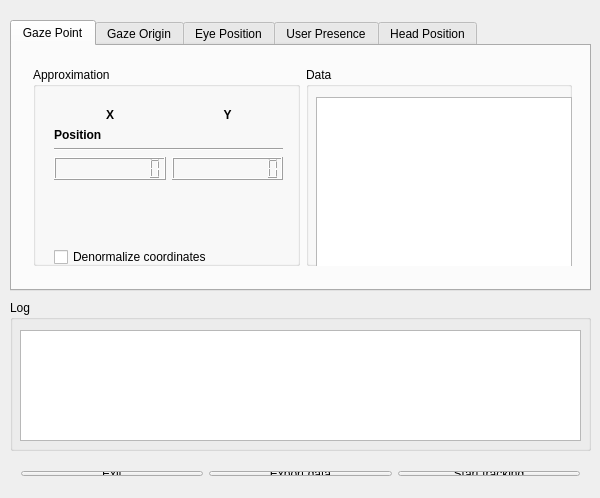
<?xml version="1.0" encoding="UTF-8"?>
<ui version="4.0">
 <class>QTobiiDevTrackWindow</class>
 <widget class="QMainWindow" name="QTobiiDevTrackWindow">
  <property name="geometry">
   <rect>
    <x>0</x>
    <y>0</y>
    <width>600</width>
    <height>498</height>
   </rect>
  </property>
  <property name="windowTitle">
   <string>QTobiiDevTrack</string>
  </property>
  <widget class="QWidget" name="centralWidget">
   <widget class="QTabWidget" name="trackingBox">
    <property name="geometry">
     <rect>
      <x>10</x>
      <y>20</y>
      <width>581</width>
      <height>271</height>
     </rect>
    </property>
    <property name="tabPosition">
     <enum>QTabWidget::North</enum>
    </property>
    <property name="tabShape">
     <enum>QTabWidget::Rounded</enum>
    </property>
    <property name="currentIndex">
     <number>0</number>
    </property>
    <widget class="QWidget" name="gazePointTab">
     <attribute name="title">
      <string>Gaze Point</string>
     </attribute>
     <widget class="QWidget" name="">
      <property name="geometry">
       <rect>
        <x>10</x>
        <y>10</y>
        <width>561</width>
        <height>221</height>
       </rect>
      </property>
      <layout class="QHBoxLayout" name="gazePointTabLayout">
       <item>
        <widget class="QGroupBox" name="gazePointApproxBox">
         <property name="title">
          <string>Approximation</string>
         </property>
         <widget class="QWidget" name="layoutWidget_7">
          <property name="geometry">
           <rect>
            <x>10</x>
            <y>30</y>
            <width>251</width>
            <height>181</height>
           </rect>
          </property>
          <layout class="QGridLayout" name="gazePointApproxBox_2">
           <item row="2" column="0" colspan="2">
            <widget class="QLabel" name="gazePointPositionLabel">
             <property name="font">
              <font>
               <weight>75</weight>
               <bold>true</bold>
              </font>
             </property>
             <property name="text">
              <string>Position</string>
             </property>
            </widget>
           </item>
           <item row="7" column="0" colspan="2">
            <widget class="QCheckBox" name="gazePointDenormalizeCheckBox">
             <property name="text">
              <string>Denormalize coordinates</string>
             </property>
            </widget>
           </item>
           <item row="1" column="0">
            <widget class="QLabel" name="gazePointXLabel">
             <property name="font">
              <font>
               <pointsize>9</pointsize>
               <weight>75</weight>
               <bold>true</bold>
              </font>
             </property>
             <property name="text">
              <string>X</string>
             </property>
             <property name="alignment">
              <set>Qt::AlignCenter</set>
             </property>
            </widget>
           </item>
           <item row="1" column="1">
            <widget class="QLabel" name="gazePointYLabel">
             <property name="font">
              <font>
               <pointsize>9</pointsize>
               <weight>75</weight>
               <bold>true</bold>
              </font>
             </property>
             <property name="text">
              <string>Y</string>
             </property>
             <property name="alignment">
              <set>Qt::AlignCenter</set>
             </property>
            </widget>
           </item>
           <item row="5" column="0">
            <widget class="QLCDNumber" name="gazePointXValue">
             <property name="smallDecimalPoint">
              <bool>false</bool>
             </property>
             <property name="digitCount">
              <number>10</number>
             </property>
             <property name="value" stdset="0">
              <double>0.000000000000000</double>
             </property>
            </widget>
           </item>
           <item row="5" column="1">
            <widget class="QLCDNumber" name="gazePointYValue">
             <property name="smallDecimalPoint">
              <bool>false</bool>
             </property>
             <property name="digitCount">
              <number>10</number>
             </property>
             <property name="value" stdset="0">
              <double>0.000000000000000</double>
             </property>
            </widget>
           </item>
           <item row="3" column="0" colspan="2">
            <widget class="Line" name="gazePointLine">
             <property name="orientation">
              <enum>Qt::Horizontal</enum>
             </property>
            </widget>
           </item>
           <item row="6" column="0" colspan="2">
            <spacer name="gazePointSpacer">
             <property name="orientation">
              <enum>Qt::Vertical</enum>
             </property>
             <property name="sizeHint" stdset="0">
              <size>
               <width>20</width>
               <height>30</height>
              </size>
             </property>
            </spacer>
           </item>
          </layout>
         </widget>
        </widget>
       </item>
       <item>
        <widget class="QGroupBox" name="gazePointOutputBox">
         <property name="title">
          <string>Data</string>
         </property>
         <widget class="QTextBrowser" name="gazePointOutputBrowser">
          <property name="geometry">
           <rect>
            <x>10</x>
            <y>30</y>
            <width>256</width>
            <height>181</height>
           </rect>
          </property>
         </widget>
        </widget>
       </item>
      </layout>
     </widget>
    </widget>
    <widget class="QWidget" name="gazeOriginTab">
     <attribute name="title">
      <string>Gaze Origin</string>
     </attribute>
     <widget class="QWidget" name="">
      <property name="geometry">
       <rect>
        <x>10</x>
        <y>10</y>
        <width>561</width>
        <height>221</height>
       </rect>
      </property>
      <layout class="QHBoxLayout" name="gazeOriginTabLabout">
       <item>
        <widget class="QGroupBox" name="gazeOriginApproxBox">
         <property name="title">
          <string>Approximation</string>
         </property>
         <widget class="QWidget" name="layoutWidget_5">
          <property name="geometry">
           <rect>
            <x>10</x>
            <y>30</y>
            <width>251</width>
            <height>181</height>
           </rect>
          </property>
          <layout class="QGridLayout" name="gazeOriginApproxLayout">
           <item row="2" column="0" colspan="3">
            <widget class="QLabel" name="gazeOriginLeftEyeLabel">
             <property name="font">
              <font>
               <weight>75</weight>
               <bold>true</bold>
              </font>
             </property>
             <property name="text">
              <string>Left Eye</string>
             </property>
            </widget>
           </item>
           <item row="1" column="2">
            <widget class="QLabel" name="gazeOriginZLabel">
             <property name="font">
              <font>
               <pointsize>9</pointsize>
               <weight>75</weight>
               <bold>true</bold>
              </font>
             </property>
             <property name="text">
              <string>Z</string>
             </property>
             <property name="alignment">
              <set>Qt::AlignCenter</set>
             </property>
            </widget>
           </item>
           <item row="1" column="0">
            <widget class="QLabel" name="gazeOriginXLabel">
             <property name="font">
              <font>
               <pointsize>9</pointsize>
               <weight>75</weight>
               <bold>true</bold>
              </font>
             </property>
             <property name="text">
              <string>X</string>
             </property>
             <property name="alignment">
              <set>Qt::AlignCenter</set>
             </property>
            </widget>
           </item>
           <item row="1" column="1">
            <widget class="QLabel" name="gazeOriginYLabel">
             <property name="font">
              <font>
               <pointsize>9</pointsize>
               <weight>75</weight>
               <bold>true</bold>
              </font>
             </property>
             <property name="text">
              <string>Y</string>
             </property>
             <property name="alignment">
              <set>Qt::AlignCenter</set>
             </property>
            </widget>
           </item>
           <item row="5" column="2">
            <widget class="QLCDNumber" name="gazeOriginLeftEyeZValue">
             <property name="smallDecimalPoint">
              <bool>false</bool>
             </property>
             <property name="value" stdset="0">
              <double>0.000000000000000</double>
             </property>
            </widget>
           </item>
           <item row="5" column="0">
            <widget class="QLCDNumber" name="gazeOriginLeftEyeXValue">
             <property name="smallDecimalPoint">
              <bool>false</bool>
             </property>
             <property name="value" stdset="0">
              <double>0.000000000000000</double>
             </property>
            </widget>
           </item>
           <item row="5" column="1">
            <widget class="QLCDNumber" name="gazeOriginLeftEyeYValue">
             <property name="smallDecimalPoint">
              <bool>false</bool>
             </property>
             <property name="value" stdset="0">
              <double>0.000000000000000</double>
             </property>
            </widget>
           </item>
           <item row="8" column="1">
            <widget class="QLCDNumber" name="gazeOriginRightEyeYValue">
             <property name="smallDecimalPoint">
              <bool>false</bool>
             </property>
             <property name="value" stdset="0">
              <double>0.000000000000000</double>
             </property>
            </widget>
           </item>
           <item row="3" column="0" colspan="3">
            <widget class="Line" name="gazeOriginFirstLine">
             <property name="orientation">
              <enum>Qt::Horizontal</enum>
             </property>
            </widget>
           </item>
           <item row="8" column="2">
            <widget class="QLCDNumber" name="gazeOriginRightEyeZValue">
             <property name="smallDecimalPoint">
              <bool>false</bool>
             </property>
             <property name="value" stdset="0">
              <double>0.000000000000000</double>
             </property>
            </widget>
           </item>
           <item row="8" column="0">
            <widget class="QLCDNumber" name="gazeOriginRightEyeXValue">
             <property name="smallDecimalPoint">
              <bool>false</bool>
             </property>
             <property name="value" stdset="0">
              <double>0.000000000000000</double>
             </property>
            </widget>
           </item>
           <item row="6" column="0" colspan="3">
            <widget class="QLabel" name="gazeOriginRightEyeLabel">
             <property name="font">
              <font>
               <weight>75</weight>
               <bold>true</bold>
              </font>
             </property>
             <property name="text">
              <string>Right Eye</string>
             </property>
            </widget>
           </item>
           <item row="7" column="0" colspan="3">
            <widget class="Line" name="gazeOriginSecondLine">
             <property name="orientation">
              <enum>Qt::Horizontal</enum>
             </property>
            </widget>
           </item>
          </layout>
         </widget>
        </widget>
       </item>
       <item>
        <widget class="QGroupBox" name="gazeOriginOutputBox">
         <property name="title">
          <string>Data</string>
         </property>
         <widget class="QTextBrowser" name="gazeOriginOutputBrowser">
          <property name="geometry">
           <rect>
            <x>10</x>
            <y>30</y>
            <width>256</width>
            <height>181</height>
           </rect>
          </property>
         </widget>
        </widget>
       </item>
      </layout>
     </widget>
    </widget>
    <widget class="QWidget" name="eyePosition">
     <attribute name="title">
      <string>Eye Position</string>
     </attribute>
     <widget class="QWidget" name="layoutWidget">
      <property name="geometry">
       <rect>
        <x>10</x>
        <y>10</y>
        <width>561</width>
        <height>221</height>
       </rect>
      </property>
      <layout class="QHBoxLayout" name="eyePositionTabLayout">
       <item>
        <widget class="QGroupBox" name="eyePositionApproxBox">
         <property name="title">
          <string>Approximation</string>
         </property>
         <widget class="QWidget" name="layoutWidget_6">
          <property name="geometry">
           <rect>
            <x>10</x>
            <y>30</y>
            <width>251</width>
            <height>181</height>
           </rect>
          </property>
          <layout class="QGridLayout" name="eyePositionApproxLayout">
           <item row="2" column="0" colspan="3">
            <widget class="QLabel" name="eyePositionLeftEyeLabel">
             <property name="font">
              <font>
               <weight>75</weight>
               <bold>true</bold>
              </font>
             </property>
             <property name="text">
              <string>Left Eye</string>
             </property>
            </widget>
           </item>
           <item row="1" column="2">
            <widget class="QLabel" name="eyePositionZLabel">
             <property name="font">
              <font>
               <pointsize>9</pointsize>
               <weight>75</weight>
               <bold>true</bold>
              </font>
             </property>
             <property name="text">
              <string>Z</string>
             </property>
             <property name="alignment">
              <set>Qt::AlignCenter</set>
             </property>
            </widget>
           </item>
           <item row="1" column="0">
            <widget class="QLabel" name="eyePositionXLabel">
             <property name="font">
              <font>
               <pointsize>9</pointsize>
               <weight>75</weight>
               <bold>true</bold>
              </font>
             </property>
             <property name="text">
              <string>X</string>
             </property>
             <property name="alignment">
              <set>Qt::AlignCenter</set>
             </property>
            </widget>
           </item>
           <item row="1" column="1">
            <widget class="QLabel" name="eyePositionYLabel">
             <property name="font">
              <font>
               <pointsize>9</pointsize>
               <weight>75</weight>
               <bold>true</bold>
              </font>
             </property>
             <property name="text">
              <string>Y</string>
             </property>
             <property name="alignment">
              <set>Qt::AlignCenter</set>
             </property>
            </widget>
           </item>
           <item row="5" column="2">
            <widget class="QLCDNumber" name="eyePositionLeftEyeZValue">
             <property name="smallDecimalPoint">
              <bool>false</bool>
             </property>
             <property name="value" stdset="0">
              <double>0.000000000000000</double>
             </property>
            </widget>
           </item>
           <item row="5" column="0">
            <widget class="QLCDNumber" name="eyePositionLeftEyeXValue">
             <property name="smallDecimalPoint">
              <bool>false</bool>
             </property>
             <property name="value" stdset="0">
              <double>0.000000000000000</double>
             </property>
            </widget>
           </item>
           <item row="5" column="1">
            <widget class="QLCDNumber" name="eyePositionLeftEyeYValue">
             <property name="smallDecimalPoint">
              <bool>false</bool>
             </property>
             <property name="value" stdset="0">
              <double>0.000000000000000</double>
             </property>
            </widget>
           </item>
           <item row="8" column="1">
            <widget class="QLCDNumber" name="eyePositionRightEyeYValue">
             <property name="smallDecimalPoint">
              <bool>false</bool>
             </property>
             <property name="value" stdset="0">
              <double>0.000000000000000</double>
             </property>
            </widget>
           </item>
           <item row="3" column="0" colspan="3">
            <widget class="Line" name="eyePositionFirstLine">
             <property name="orientation">
              <enum>Qt::Horizontal</enum>
             </property>
            </widget>
           </item>
           <item row="8" column="2">
            <widget class="QLCDNumber" name="eyePositionRightEyeZValue">
             <property name="smallDecimalPoint">
              <bool>false</bool>
             </property>
             <property name="value" stdset="0">
              <double>0.000000000000000</double>
             </property>
            </widget>
           </item>
           <item row="8" column="0">
            <widget class="QLCDNumber" name="eyePositionRightEyeXValue">
             <property name="smallDecimalPoint">
              <bool>false</bool>
             </property>
             <property name="value" stdset="0">
              <double>0.000000000000000</double>
             </property>
            </widget>
           </item>
           <item row="6" column="0" colspan="3">
            <widget class="QLabel" name="eyePositionRightEyeLabel">
             <property name="font">
              <font>
               <weight>75</weight>
               <bold>true</bold>
              </font>
             </property>
             <property name="text">
              <string>Right Eye</string>
             </property>
            </widget>
           </item>
           <item row="7" column="0" colspan="3">
            <widget class="Line" name="eyePositionSecondLine">
             <property name="orientation">
              <enum>Qt::Horizontal</enum>
             </property>
            </widget>
           </item>
          </layout>
         </widget>
        </widget>
       </item>
       <item>
        <widget class="QGroupBox" name="eyePositionOutputBox">
         <property name="title">
          <string>Data</string>
         </property>
         <widget class="QTextBrowser" name="eyePositionOutputBrowser">
          <property name="geometry">
           <rect>
            <x>10</x>
            <y>30</y>
            <width>256</width>
            <height>181</height>
           </rect>
          </property>
         </widget>
        </widget>
       </item>
      </layout>
     </widget>
    </widget>
    <widget class="QWidget" name="userPresence">
     <attribute name="title">
      <string>User Presence</string>
     </attribute>
     <widget class="QWidget" name="layoutWidget_2">
      <property name="geometry">
       <rect>
        <x>10</x>
        <y>10</y>
        <width>561</width>
        <height>221</height>
       </rect>
      </property>
      <layout class="QHBoxLayout" name="userPresenceTabLayout">
       <item>
        <widget class="QGroupBox" name="userPresenceApproxBox">
         <property name="title">
          <string>Approximation</string>
         </property>
         <widget class="QLabel" name="userPresenceImageLabel">
          <property name="geometry">
           <rect>
            <x>70</x>
            <y>50</y>
            <width>128</width>
            <height>128</height>
           </rect>
          </property>
          <property name="text">
           <string/>
          </property>
          <property name="pixmap">
           <pixmap resource="assets.qrc">:/assets/assets/user-black.png</pixmap>
          </property>
         </widget>
        </widget>
       </item>
       <item>
        <widget class="QGroupBox" name="userPresenceOutputBox">
         <property name="title">
          <string>Data</string>
         </property>
         <widget class="QTextBrowser" name="userPresenceOutput">
          <property name="geometry">
           <rect>
            <x>10</x>
            <y>30</y>
            <width>256</width>
            <height>181</height>
           </rect>
          </property>
          <property name="openLinks">
           <bool>false</bool>
          </property>
         </widget>
        </widget>
       </item>
      </layout>
     </widget>
    </widget>
    <widget class="QWidget" name="headPosition">
     <attribute name="title">
      <string>Head Position</string>
     </attribute>
     <widget class="QWidget" name="layoutWidget_3">
      <property name="geometry">
       <rect>
        <x>10</x>
        <y>10</y>
        <width>561</width>
        <height>221</height>
       </rect>
      </property>
      <layout class="QHBoxLayout" name="headPositionTabLayout">
       <item>
        <widget class="QGroupBox" name="headPositionApproxBox">
         <property name="title">
          <string>Approximation</string>
         </property>
         <widget class="QWidget" name="layoutWidget_8">
          <property name="geometry">
           <rect>
            <x>10</x>
            <y>30</y>
            <width>251</width>
            <height>181</height>
           </rect>
          </property>
          <layout class="QGridLayout" name="headPositionApproxLayout">
           <item row="2" column="0" colspan="3">
            <widget class="QLabel" name="headPositionPositionLabel">
             <property name="font">
              <font>
               <weight>75</weight>
               <bold>true</bold>
              </font>
             </property>
             <property name="text">
              <string>Position</string>
             </property>
            </widget>
           </item>
           <item row="1" column="2">
            <widget class="QLabel" name="headPositionZLabel">
             <property name="font">
              <font>
               <pointsize>9</pointsize>
               <weight>75</weight>
               <bold>true</bold>
              </font>
             </property>
             <property name="text">
              <string>Z</string>
             </property>
             <property name="alignment">
              <set>Qt::AlignCenter</set>
             </property>
            </widget>
           </item>
           <item row="1" column="0">
            <widget class="QLabel" name="headPositionXLabel">
             <property name="font">
              <font>
               <pointsize>9</pointsize>
               <weight>75</weight>
               <bold>true</bold>
              </font>
             </property>
             <property name="text">
              <string>X</string>
             </property>
             <property name="alignment">
              <set>Qt::AlignCenter</set>
             </property>
            </widget>
           </item>
           <item row="1" column="1">
            <widget class="QLabel" name="headPositionYLabel">
             <property name="font">
              <font>
               <pointsize>9</pointsize>
               <weight>75</weight>
               <bold>true</bold>
              </font>
             </property>
             <property name="text">
              <string>Y</string>
             </property>
             <property name="alignment">
              <set>Qt::AlignCenter</set>
             </property>
            </widget>
           </item>
           <item row="5" column="2">
            <widget class="QLCDNumber" name="headPositionPositionZValue">
             <property name="smallDecimalPoint">
              <bool>false</bool>
             </property>
             <property name="value" stdset="0">
              <double>0.000000000000000</double>
             </property>
            </widget>
           </item>
           <item row="5" column="0">
            <widget class="QLCDNumber" name="headPositionPositionXValue">
             <property name="smallDecimalPoint">
              <bool>false</bool>
             </property>
             <property name="value" stdset="0">
              <double>0.000000000000000</double>
             </property>
            </widget>
           </item>
           <item row="5" column="1">
            <widget class="QLCDNumber" name="headPositionPositionYValue">
             <property name="smallDecimalPoint">
              <bool>false</bool>
             </property>
             <property name="value" stdset="0">
              <double>0.000000000000000</double>
             </property>
            </widget>
           </item>
           <item row="8" column="1">
            <widget class="QLCDNumber" name="headPositionRotationYValue">
             <property name="smallDecimalPoint">
              <bool>false</bool>
             </property>
             <property name="value" stdset="0">
              <double>0.000000000000000</double>
             </property>
            </widget>
           </item>
           <item row="3" column="0" colspan="3">
            <widget class="Line" name="headPositionFirstLine">
             <property name="orientation">
              <enum>Qt::Horizontal</enum>
             </property>
            </widget>
           </item>
           <item row="8" column="2">
            <widget class="QLCDNumber" name="headPositionRotationZValue">
             <property name="smallDecimalPoint">
              <bool>false</bool>
             </property>
             <property name="value" stdset="0">
              <double>0.000000000000000</double>
             </property>
            </widget>
           </item>
           <item row="8" column="0">
            <widget class="QLCDNumber" name="headPositionRotationXValue">
             <property name="smallDecimalPoint">
              <bool>false</bool>
             </property>
             <property name="value" stdset="0">
              <double>0.000000000000000</double>
             </property>
            </widget>
           </item>
           <item row="6" column="0" colspan="3">
            <widget class="QLabel" name="headPositionRotationLabel">
             <property name="font">
              <font>
               <weight>75</weight>
               <bold>true</bold>
              </font>
             </property>
             <property name="text">
              <string>Rotation</string>
             </property>
            </widget>
           </item>
           <item row="7" column="0" colspan="3">
            <widget class="Line" name="headPositionSecondLine">
             <property name="orientation">
              <enum>Qt::Horizontal</enum>
             </property>
            </widget>
           </item>
          </layout>
         </widget>
        </widget>
       </item>
       <item>
        <widget class="QGroupBox" name="headPositionDataBox">
         <property name="title">
          <string>Data</string>
         </property>
         <widget class="QTextBrowser" name="headPositionDataBrowser">
          <property name="geometry">
           <rect>
            <x>10</x>
            <y>30</y>
            <width>256</width>
            <height>181</height>
           </rect>
          </property>
         </widget>
        </widget>
       </item>
      </layout>
     </widget>
    </widget>
   </widget>
   <widget class="QGroupBox" name="logBox">
    <property name="geometry">
     <rect>
      <x>10</x>
      <y>300</y>
      <width>581</width>
      <height>151</height>
     </rect>
    </property>
    <property name="title">
     <string>Log</string>
    </property>
    <widget class="QTextBrowser" name="logBrowser">
     <property name="geometry">
      <rect>
       <x>10</x>
       <y>30</y>
       <width>561</width>
       <height>111</height>
      </rect>
     </property>
    </widget>
   </widget>
   <widget class="QWidget" name="">
    <property name="geometry">
     <rect>
      <x>10</x>
      <y>460</y>
      <width>581</width>
      <height>27</height>
     </rect>
    </property>
    <layout class="QHBoxLayout" name="buttonsLayout">
     <item>
      <widget class="QPushButton" name="exitButton">
       <property name="text">
        <string>E&amp;xit</string>
       </property>
      </widget>
     </item>
     <item>
      <widget class="QPushButton" name="exportDataButton">
       <property name="text">
        <string>&amp;Export data</string>
       </property>
      </widget>
     </item>
     <item>
      <widget class="QPushButton" name="startTrackingButton">
       <property name="text">
        <string>&amp;Start tracking</string>
       </property>
      </widget>
     </item>
    </layout>
   </widget>
  </widget>
 </widget>
 <layoutdefault spacing="6" margin="11"/>
 <resources>
  <include location="assets.qrc"/>
 </resources>
 <connections/>
</ui>
